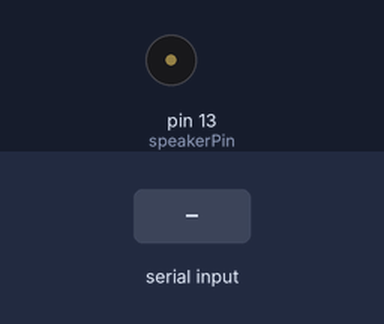
Recording of a sketch running on a simulated Arduino Uno, built with avr-gcc and run on an emulated ATmega328P. Parts: buzzer (waves = sounding). The inputs (shaded band) are chosen by the test bench.

Above: at 1.2 s.
1.3 s: "pm" received over Serial
At 7.5 s:
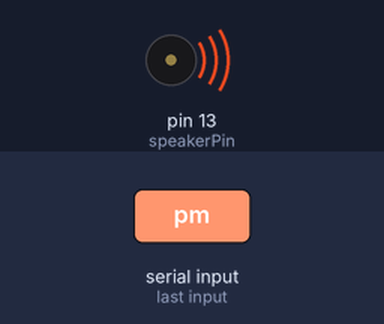
Timing chart, 0 to 10.3 s (numbered marks = the images above; inputs shaded):
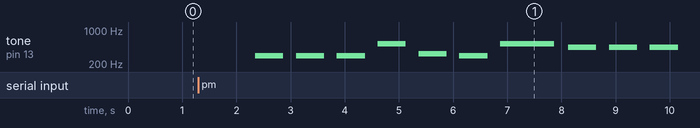

The sketch:

shockme.ino
```cpp
int speakerPin = 13;

int length = 15; // the number of notes
char notes[] = "dddCedCaaagfga "; // a space represents a rest
int beats[] = { 1, 1, 1, 1, 1, 1, 2, 1, 1, 1, 1, 1, 1, 2, 4 };
int tempo = 500;

void playTone(int tone, int duration) {
  for (long i = 0; i < duration * 1000L; i += tone * 2) {
    digitalWrite(speakerPin, HIGH);
    delayMicroseconds(tone);
    digitalWrite(speakerPin, LOW);
    delayMicroseconds(tone);
  }
}

void playNote(char note, int duration) {
  char names[] = { 'c', 'd', 'e', 'f', 'g', 'a', 'b', 'C','D','E' };
  int tones[] = { 1915, 1700, 1519, 1432, 1275, 1136, 1014, 956,851,758 };

  // play the tone corresponding to the note name
  for (int i = 0; i < 8; i++) {
    if (names[i] == note) {
      playTone(tones[i], duration);
    }
  }
}

void setup() {
  Serial.begin(9600);
  pinMode(speakerPin, OUTPUT);
}

void loop() {
 if (Serial.available() > 0) {
                // read the incoming byte:
                String incomingByte = Serial.readString();

                // say what you got:
                //Serial.print("I received: ");
                //Serial.println(incomingByte);
                if(incomingByte == "pm")
                {
                  //Serial.println("IN");
                  for (int i = 0; i < length; i++) {
                    if (notes[i] == ' ') {
                      delay(beats[i] * tempo); // rest
                    } else {
                      playNote(notes[i], beats[i] * tempo);
                    }

                    // pause between notes
                    delay(tempo / 2);
                  }
                }
  }

}
```

Measured:
- after the input at 1.3 s, tone on pin 13 (speakerPin): plays 294 Hz for 0.52 s, 294 Hz for 0.52 s, 294 Hz for 0.52 s, 521 Hz for 0.52 s, 328 Hz for 0.52 s, 293 Hz for 0.52 s … (10 notes in this stretch), starting after 1.0 s
